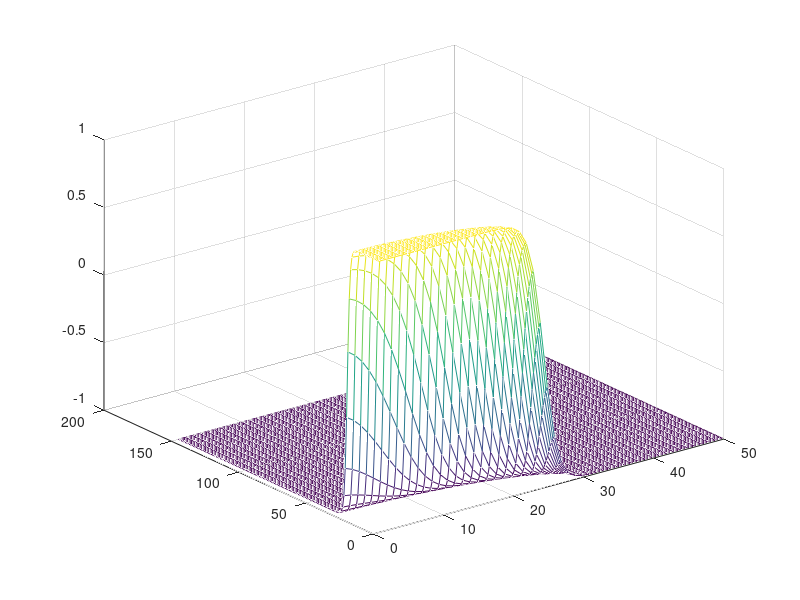

Here is the MATLAB script that generated this plot:
Nx=150;
Ny=50;
R=25;
dd=ones(Nx,Ny);

% load initial
% u0=uout+ues; v0=vout+ves; w0=wout+wes; x0=xout+xes;


ancho=2;
for i=1:Nx
    for j=1:Ny
      r(i,j)=sqrt((i+.5)^2+(j+.5)^2);
      

          fi(i,j)=-tanh((r(i,j)-R)/ancho);
   
   end
end
% u=u0*dd+ran1;
% v=v0*dd+ran2;
% w=w0*dd+ran3;
% x=x0*dd+ran4;

mesh(fi)